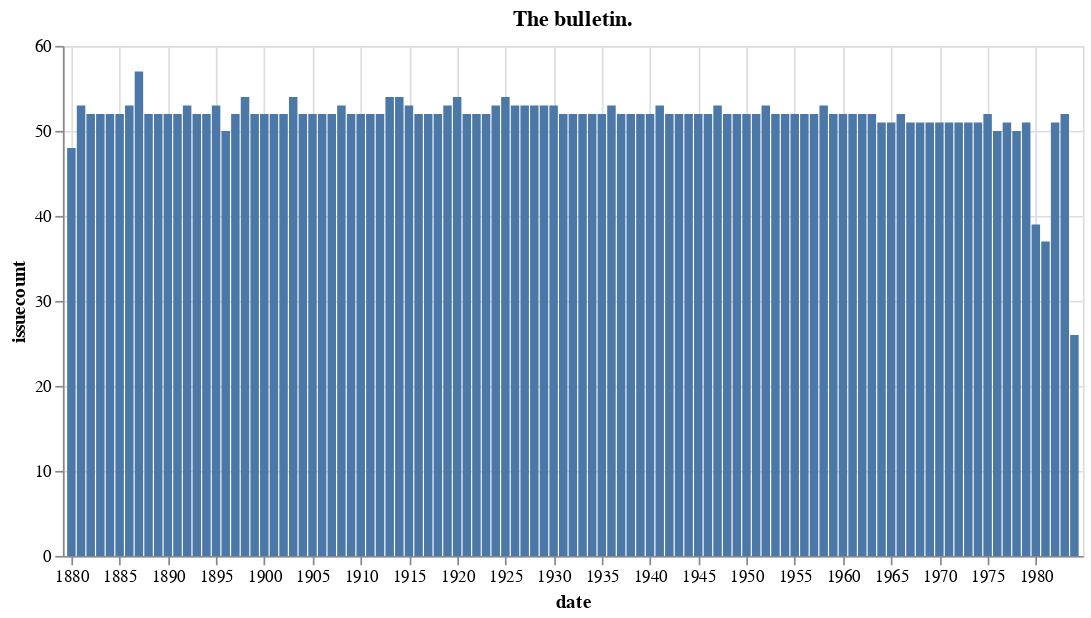

This figure's notebook cell:
### Markdown cell above
You can also visualise the distribution of issues over time.

### Code cell
import requests
import altair as alt
import pandas as pd

work_id = "11500235"

params = {
    "include": "years",
    "encoding": "json"
}

headers = {"X-API-KEY": API_KEY}

response = requests.get(f"https://api.trove.nla.gov.au/v3/magazine/title/{work_id}", params=params, headers=headers)
data = response.json()

df_counts = pd.DataFrame(data["year"])

alt.Chart(df_counts).mark_bar().encode(
    x="date:T",
    y="issuecount:Q"
).properties(width=600, title=data["title"])

### Figure 1 — Vega-Lite specification as saved in the notebook (floating-point values rounded to 4 significant figures)
{"config": {"view": {"continuousWidth": 300, "continuousHeight": 300}}, "data": {"name": "data-dedc7414efb11403065c8147a7254f6a"}, "mark": {"type": "bar"}, "encoding": {"x": {"field": "date", "type": "temporal"}, "y": {"field": "issuecount", "type": "quantitative"}}, "title": "The bulletin.", "width": 600, "$schema": "https://vega.github.io/schema/vega-lite/v5.8.0.json", "datasets": {"data-dedc7414efb11403065c8147a7254f6a": [{"date": "1880", "issuecount": 48}, {"date": "1881", "issuecount": 53}, {"date": "1882", "issuecount": 52}, {"date": "1883", "issuecount": 52}, {"date": "1884", "issuecount": 52}, {"date": "1885", "issuecount": 52}, {"date": "1886", "issuecount": 53}, {"date": "1887", "issuecount": 57}, {"date": "1888", "issuecount": 52}, {"date": "1889", "issuecount": 52}, {"date": "1890", "issuecount": 52}, {"date": "1891", "issuecount": 52}, {"date": "1892", "issuecount": 53}, {"date": "1893", "issuecount": 52}, {"date": "1894", "issuecount": 52}, {"date": "1895", "issuecount": 53}, {"date": "1896", "issuecount": 50}, {"date": "1897", "issuecount": 52}, {"date": "1898", "issuecount": 54}, {"date": "1899", "issuecount": 52}, {"date": "1900", "issuecount": 52}, {"date": "1901", "issuecount": 52}, {"date": "1902", "issuecount": 52}, {"date": "1903", "issuecount": 54}, {"date": "1904", "issuecount": 52}, {"date": "1905", "issuecount": 52}, {"date": "1906", "issuecount": 52}, {"date": "1907", "issuecount": 52}, {"date": "1908", "issuecount": 53}, {"date": "1909", "issuecount": 52}, {"date": "1910", "issuecount": 52}, {"date": "1911", "issuecount": 52}, {"date": "1912", "issuecount": 52}, {"date": "1913", "issuecount": 54}, {"date": "1914", "issuecount": 54}, {"date": "1915", "issuecount": 53}, {"date": "1916", "issuecount": 52}, {"date": "1917", "issuecount": 52}, {"date": "1918", "issuecount": 52}, {"date": "1919", "issuecount": 53}, {"date": "1920", "issuecount": 54}, {"date": "1921", "issuecount": 52}, {"date": "1922", "issuecount": 52}, {"date": "1923", "issuecount": 52}, {"date": "1924", "issuecount": 53}, {"date": "1925", "issuecount": 54}, {"date": "1926", "issuecount": 53}, {"date": "1927", "issuecount": 53}, {"date": "1928", "issuecount": 53}, {"date": "1929", "issuecount": 53}, {"date": "1930", "issuecount": 53}, {"date": "1931", "issuecount": 52}, {"date": "1932", "issuecount": 52}, {"date": "1933", "issuecount": 52}, {"date": "1934", "issuecount": 52}, {"date": "1935", "issuecount": 52}, {"date": "1936", "issuecount": 53}, {"date": "1937", "issuecount": 52}, {"date": "1938", "issuecount": 52}, {"date": "1939", "issuecount": 52}, {"date": "1940", "issuecount": 52}, {"date": "1941", "issuecount": 53}, {"date": "1942", "issuecount": 52}, {"date": "1943", "issuecount": 52}, {"date": "1944", "issuecount": 52}, {"date": "1945", "issuecount": 52}, {"date": "1946", "issuecount": 52}, {"date": "1947", "issuecount": 53}, {"date": "1948", "issuecount": 52}, {"date": "1949", "issuecount": 52}, {"date": "1950", "issuecount": 52}, {"date": "1951", "issuecount": 52}, {"date": "1952", "issuecount": 53}, {"date": "1953", "issuecount": 52}, {"date": "1954", "issuecount": 52}, {"date": "1955", "issuecount": 52}, {"date": "1956", "issuecount": 52}, {"date": "1957", "issuecount": 52}, {"date": "1958", "issuecount": 53}, {"date": "1959", "issuecount": 52}, {"date": "1960", "issuecount": 52}, {"date": "1961", "issuecount": 52}, {"date": "1962", "issuecount": 52}, {"date": "1963", "issuecount": 52}, {"date": "1964", "issuecount": 51}, {"date": "1965", "issuecount": 51}, {"date": "1966", "issuecount": 52}, {"date": "1967", "issuecount": 51}, {"date": "1968", "issuecount": 51}, {"date": "1969", "issuecount": 51}, {"date": "1970", "issuecount": 51}, {"date": "1971", "issuecount": 51}, {"date": "1972", "issuecount": 51}, {"date": "1973", "issuecount": 51}, {"date": "1974", "issuecount": 51}, {"date": "1975", "issuecount": 52}, {"date": "1976", "issuecount": 50}, {"date": "1977", "issuecount": 51}, {"date": "1978", "issuecount": 50}, {"date": "1979", "issuecount": 51}, {"date": "1980", "issuecount": 39}, {"date": "1981", "issuecount": 37}, {"date": "1982", "issuecount": 51}, {"date": "1983", "issuecount": 52}, {"date": "1984", "issuecount": 26}]}}
